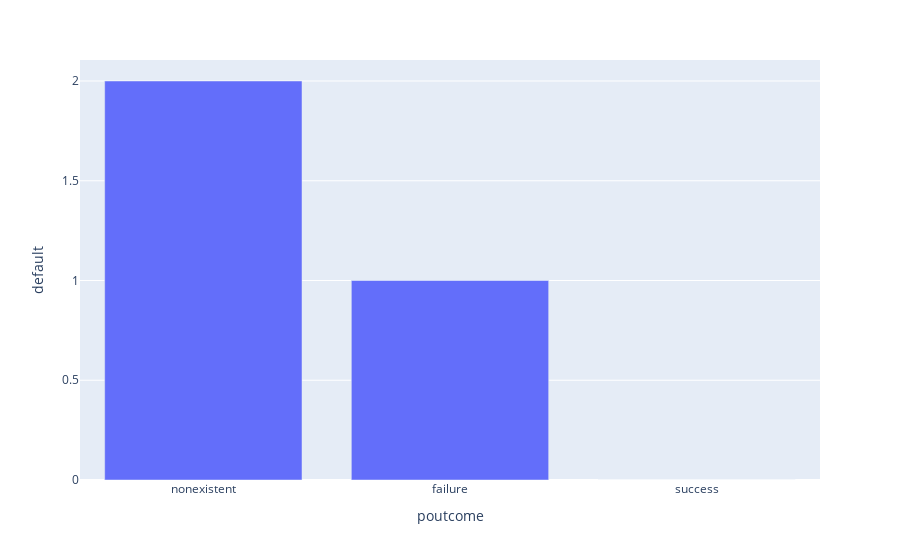

Notebook code cell kept with this figure:
### Code cell
df_default_outcome.sort_values(by=['default'],ascending=False, inplace=True)
fig = px.bar(df_default_outcome, x='poutcome', y='default')
fig.show()

### Figure 1 — Plotly figure (JSON) as saved in the notebook; plotly's stock layout.template omitted (floating-point values rounded to 4 significant figures)
{"data": [{"alignmentgroup": "True", "hovertemplate": "poutcome=%{x}<br>default=%{y}<extra></extra>", "legendgroup": "", "marker": {"color": "#636efa"}, "name": "", "offsetgroup": "", "orientation": "v", "showlegend": false, "textposition": "auto", "type": "bar", "x": ["nonexistent", "failure", "success"], "xaxis": "x", "y": [2, 1, 0], "yaxis": "y"}], "layout": {"barmode": "relative", "legend": {"tracegroupgap": 0}, "margin": {"t": 60}, "xaxis": {"anchor": "y", "domain": [0, 1], "title": {"text": "poutcome"}}, "yaxis": {"anchor": "x", "domain": [0, 1], "title": {"text": "default"}}}}
